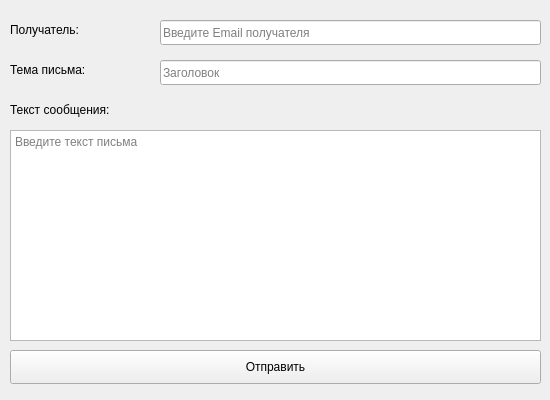
<?xml version="1.0" encoding="UTF-8"?>
<ui version="4.0">
 <class>Form</class>
 <widget class="QWidget" name="Form">
  <property name="geometry">
   <rect>
    <x>0</x>
    <y>0</y>
    <width>550</width>
    <height>400</height>
   </rect>
  </property>
  <property name="minimumSize">
   <size>
    <width>550</width>
    <height>400</height>
   </size>
  </property>
  <property name="maximumSize">
   <size>
    <width>550</width>
    <height>400</height>
   </size>
  </property>
  <property name="windowTitle">
   <string>Отправка email</string>
  </property>
  <widget class="QPushButton" name="pushButton">
   <property name="geometry">
    <rect>
     <x>10</x>
     <y>350</y>
     <width>531</width>
     <height>34</height>
    </rect>
   </property>
   <property name="text">
    <string>Отправить</string>
   </property>
  </widget>
  <widget class="QLabel" name="label">
   <property name="geometry">
    <rect>
     <x>10</x>
     <y>100</y>
     <width>133</width>
     <height>19</height>
    </rect>
   </property>
   <property name="text">
    <string>Текст сообщения:</string>
   </property>
  </widget>
  <widget class="QPlainTextEdit" name="plainTextEdit">
   <property name="geometry">
    <rect>
     <x>10</x>
     <y>130</y>
     <width>531</width>
     <height>211</height>
    </rect>
   </property>
   <property name="sizePolicy">
    <sizepolicy hsizetype="Maximum" vsizetype="Maximum">
     <horstretch>0</horstretch>
     <verstretch>0</verstretch>
    </sizepolicy>
   </property>
   <property name="minimumSize">
    <size>
     <width>0</width>
     <height>0</height>
    </size>
   </property>
   <property name="layoutDirection">
    <enum>Qt::LeftToRight</enum>
   </property>
   <property name="sizeAdjustPolicy">
    <enum>QAbstractScrollArea::AdjustToContents</enum>
   </property>
   <property name="placeholderText">
    <string>Введите текст письма</string>
   </property>
  </widget>
  <widget class="QLineEdit" name="recipient">
   <property name="geometry">
    <rect>
     <x>160</x>
     <y>20</y>
     <width>381</width>
     <height>25</height>
    </rect>
   </property>
   <property name="inputMask">
    <string/>
   </property>
   <property name="text">
    <string/>
   </property>
   <property name="placeholderText">
    <string>Введите Email получателя</string>
   </property>
  </widget>
  <widget class="QLabel" name="label_2">
   <property name="geometry">
    <rect>
     <x>10</x>
     <y>20</y>
     <width>133</width>
     <height>19</height>
    </rect>
   </property>
   <property name="text">
    <string>Получатель:</string>
   </property>
  </widget>
  <widget class="QLabel" name="label_3">
   <property name="geometry">
    <rect>
     <x>10</x>
     <y>60</y>
     <width>111</width>
     <height>19</height>
    </rect>
   </property>
   <property name="text">
    <string>Тема письма:</string>
   </property>
  </widget>
  <widget class="QLineEdit" name="subject">
   <property name="geometry">
    <rect>
     <x>160</x>
     <y>60</y>
     <width>381</width>
     <height>25</height>
    </rect>
   </property>
   <property name="placeholderText">
    <string>Заголовок</string>
   </property>
  </widget>
 </widget>
 <tabstops>
  <tabstop>pushButton</tabstop>
 </tabstops>
 <resources/>
 <connections/>
</ui>
